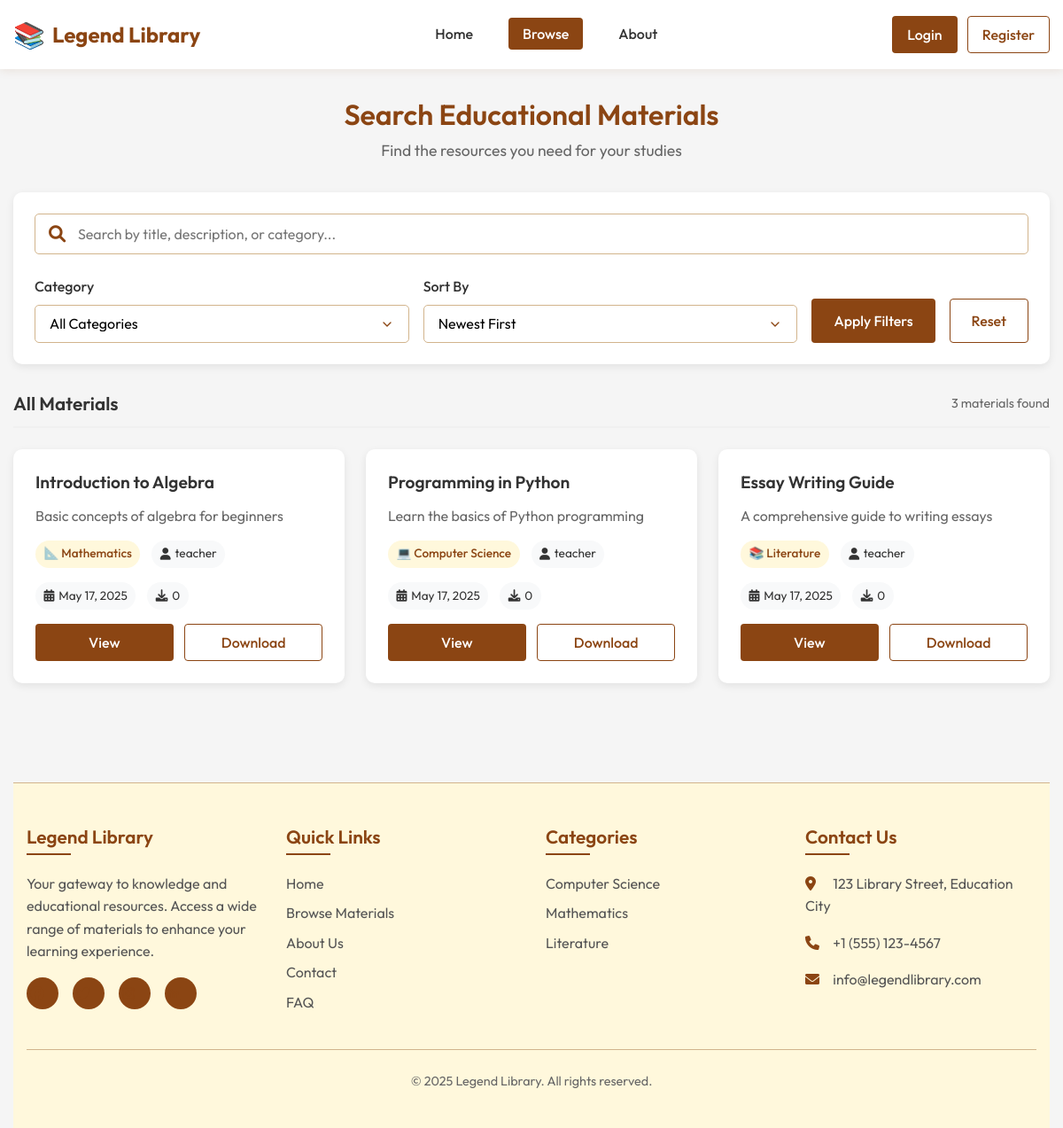
Screenshot of /search.php with the database file from the repository.
### tables this page shows
CREATE TABLE materials (
    material_id INT AUTO_INCREMENT PRIMARY KEY,
    title VARCHAR(255) NOT NULL,
    description TEXT,
    file_path VARCHAR(255) NOT NULL,
    category VARCHAR(100) NOT NULL,
    uploaded_by INT NOT NULL,
    upload_date TIMESTAMP DEFAULT CURRENT_TIMESTAMP,
    FOREIGN KEY (uploaded_by) REFERENCES users(user_id) ON DELETE CASCADE
);

CREATE TABLE users (
    user_id INT AUTO_INCREMENT PRIMARY KEY,
    username VARCHAR(50) NOT NULL UNIQUE,
    email VARCHAR(100) NOT NULL UNIQUE,
    password VARCHAR(255) NOT NULL,
    role ENUM('student', 'teacher', 'admin') NOT NULL DEFAULT 'student',
    created_at TIMESTAMP DEFAULT CURRENT_TIMESTAMP,
    updated_at TIMESTAMP DEFAULT CURRENT_TIMESTAMP ON UPDATE CURRENT_TIMESTAMP
);

### config.php (called while the page is built, shortened)
<?php
$base_url = BASE_URL;
function formatDate($date) {
    return date('M j, Y', strtotime($date));
}
?>

### search.php (the view, shortened to what this page needs)
<?php
require_once 'config.php';
$query = isset($_GET['query']) ? trim($_GET['query']) : '';
$category = isset($_GET['category']) ? trim($_GET['category']) : '';
$sort = isset($_GET['sort']) ? $_GET['sort'] : 'newest';
$search_query = "
    SELECT m.material_id, m.title, m.description, m.category, m.upload_date,
           u.username as uploader,
           (SELECT COUNT(*) FROM material_downloads WHERE material_id = m.material_id) as download_count
    FROM materials m
    JOIN users u ON m.uploaded_by = u.user_id
    WHERE 1=1
";
switch ($sort) {
    case 'newest':
    default:
        $search_query .= " ORDER BY m.upload_date DESC";
        break;
}
try {
    $count_query = str_replace("m.material_id, m.title, m.description, m.category, m.upload_date,
           u.username as uploader,
           (SELECT COUNT(*) FROM material_downloads WHERE material_id = m.material_id) as download_count", "COUNT(*) as total", $search_query);
    $count_query = preg_replace('/ORDER BY.*$/i', '', $count_query);
    $stmt = $conn->prepare($count_query);
    $stmt->execute();
    $total_count = $stmt->fetchColumn();
    $stmt = $conn->prepare($search_query);
    $stmt->execute();
    $materials = $stmt->fetchAll(PDO::FETCH_ASSOC);
} catch(PDOException $e) {
    $error_message = "Error searching materials: " . $e->getMessage();
}
$category_icons = [
    'Mathematics' => '📐',
    'Science' => '🔬',
    'Literature' => '📚',
    'History' => '🏛️',
    'Computer Science' => '💻',
    'Languages' => '🌐',
    'Arts' => '🎨',
    'Physics' => '⚛️',
    'Chemistry' => '🧪',
    'Biology' => '🧬',
    'Geography' => '🌍',
    'Economics' => '📊',
    'Philosophy' => '🧠',
    'Psychology' => '🧠',
    'Engineering' => '⚙️',
    'Medicine' => '🩺',
    'Law' => '⚖️',
    'Music' => '🎵',
    'Physical Education' => '🏃',
    'Religion' => '🙏',
    'Social Studies' => '👥',
    'Technology' => '📱',
    'Other' => '📋'
];
function getCategoryIcon($category) {
    global $category_icons;
    return isset($category_icons[$category]) ? $category_icons[$category] : '📚';
}
?>
<?php include 'includes/header.php'; ?>
<div class="search-container">
    <div class="search-header">
        <h1>Search Educational Materials</h1>
        <p>Find the resources you need for your studies</p>
    </div>
    <div class="search-filters">
        <form method="GET" action="" class="search-form">
            <div class="search-input-container">
                <input type="text" name="query" placeholder="Search by title, description, or category..." value="<?php echo htmlspecialchars($query); ?>" class="search-input">
                <button type="submit" class="search-button">
                    <i class="fas fa-search"></i>
                </button>
            </div>
            <div class="filter-container">
                <div class="filter-group">
                    <label for="category" class="filter-label">Category</label>
                    <select name="category" id="category" class="filter-select">
                        <option value="">All Categories</option>
                    </select>
                </div>
                <div class="filter-group">
                    <label for="sort" class="filter-label">Sort By</label>
                    <select name="sort" id="sort" class="filter-select">
                        <option value="newest" <?php echo $sort === 'newest' ? 'selected' : ''; ?>>Newest First</option>
                    </select>
                </div>
                <button type="submit" class="btn primary filter-button">Apply Filters</button>
                <a href="<?php echo $base_url; ?>/search.php" class="btn secondary reset-button">Reset</a>
            </div>
        </form>
    </div>
    <div class="search-results">
        <div class="results-header">
            <?php if (!empty($query) || !empty($category)): ?>
                <h2>
                    <?php if (!empty($query) && !empty($category)): ?>
                        Search results for "<?php echo htmlspecialchars($query); ?>" in <?php echo htmlspecialchars($category); ?>
                    <?php elseif (!empty($query)): ?>
                        Search results for "<?php echo htmlspecialchars($query); ?>"
                    <?php elseif (!empty($category)): ?>
                        Materials in <?php echo htmlspecialchars($category); ?>
                    <?php endif; ?>
                </h2>
            <?php else: ?>
                <h2>All Materials</h2>
            <?php endif; ?>
            <div class="results-count">
                <?php echo number_format($total_count); ?> materials found
            </div>
        </div>
        <?php if (empty($materials)): ?>
            <div class="no-results">
                <div class="no-results-icon">
                    <i class="fas fa-search"></i>
                </div>
                <h3>No materials found</h3>
                <p>Try adjusting your search criteria or browse all materials</p>
                <a href="<?php echo $base_url; ?>/search.php" class="btn primary">Browse All Materials</a>
            </div>
        <?php else: ?>
            <div class="materials-grid">
                <?php foreach ($materials as $material): ?>
                    <div class="material-card">
                        <h3 class="material-title">
                            <a href="<?php echo $base_url; ?>/view_material.php?id=<?php echo $material['material_id']; ?>">
                                <?php echo htmlspecialchars($material['title']); ?>
                            </a>
                        </h3>
                        <p class="material-description">
                            <?php
                                $desc = htmlspecialchars($material['description']);
                                echo (strlen($desc) > 100) ? substr($desc, 0, 100) . '...' : $desc;
                            ?>
                        </p>
                        <div class="material-meta">
                            <span class="category">
                                <?php echo getCategoryIcon($material['category']); ?>
                                <?php echo htmlspecialchars($material['category']); ?>
                            </span>
                            <span class="uploader">
                                <i class="fas fa-user"></i> <?php echo htmlspecialchars($material['uploader']); ?>
                            </span>
                        </div>
                        <div class="material-meta">
                            <span class="date">
                                <i class="fas fa-calendar-alt"></i> <?php echo formatDate($material['upload_date']); ?>
                            </span>
                            <?php if (isset($material['download_count'])): ?>
                                <span class="downloads">
                                    <i class="fas fa-download"></i> <?php echo $material['download_count']; ?>
                                </span>
                            <?php endif; ?>
                        </div>
                        <div class="material-actions">
                            <a href="<?php echo $base_url; ?>/view_material.php?id=<?php echo $material['material_id']; ?>" class="btn primary">View</a>
                            <a href="<?php echo $base_url; ?>/download_material.php?id=<?php echo $material['material_id']; ?>" class="btn secondary">Download</a>
                        </div>
                    </div>
                <?php endforeach; ?>
            </div>
        <?php endif; ?>
    </div>
</div>
<?php include 'includes/footer.php'; ?>

### rows the page displays
materials: title "Introduction to Algebra", description "Basic concepts of algebra for beginners", category "📐", category "Mathematics", uploaded_by.username "teacher", upload_date "May 17, 2025", download_count "0"
materials: title "Programming in Python", description "Learn the basics of Python programming", category "💻", category "Computer Science", uploaded_by.username "teacher", upload_date "May 17, 2025", download_count "0"
materials: title "Essay Writing Guide", description "A comprehensive guide to writing essays", category "📚", category "Literature", uploaded_by.username "teacher", upload_date "May 17, 2025", download_count "0"

### other values shown
$total_count "3"
$category['category'] "Computer Science"
$category['category'] "Mathematics"
$category['category'] "Literature"
